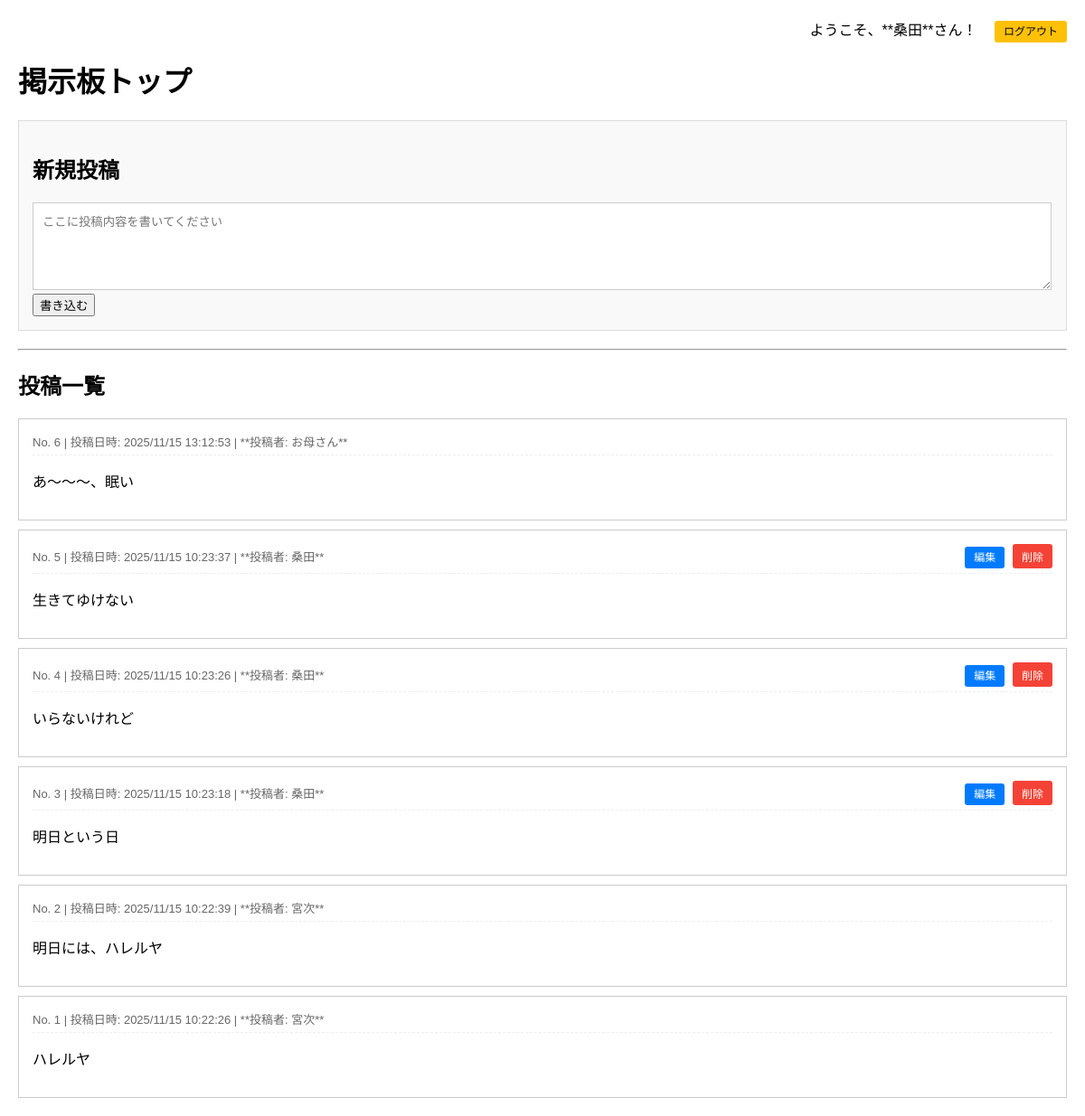
The app's page / (signed in) with its own data.
### app_10.py (models this page shows, shortened)
class User(db.Model, UserMixin):
    id = db.Column(db.Integer, primary_key=True)
    username = db.Column(db.String(80), unique=True, nullable=False)
    password_hash = db.Column(db.String(128), nullable=False)

class Post(db.Model):
    id = db.Column(db.Integer, primary_key=True)
    content = db.Column(db.Text, nullable=False)
    created_at = db.Column(db.DateTime, default=datetime.utcnow)
    user_id = db.Column(db.Integer, db.ForeignKey('user.id'), nullable=False)
    author = db.relationship('User', backref=db.backref('posts', lazy=True))

### app_10.py (the view)
@app.route('/')
def index():
    posts = db.session.execute(db.select(Post).order_by(Post.id.desc())).scalars().all()
    return render_template('index_10.html', posts=posts)

### app_10.py (called while the page is built)
@login_manager.user_loader
def load_user(user_id):
    return db.session.get(User, int(user_id))

### templates/index_10.html (shortened to what this page needs)
<!DOCTYPE html>
<html lang="ja">
<head>
</head>
<body>
    <div style="text-align: right; margin-bottom: 10px;">
        {% if current_user.is_authenticated %}
            <span style="margin-right: 15px;">ようこそ、**{{ current_user.username }}**さん！</span>
            <a href="{{ url_for('logout') }}" class="edit-btn" style="background-color: #ffc107; color: black;">ログアウト</a>
        {% else %}
            <a href="{{ url_for('register') }}" class="edit-btn">新規登録</a>
            <a href="{{ url_for('login') }}" class="edit-btn">ログイン</a>
        {% endif %}
    </div>
    <h1>掲示板トップ</h1>
    {% if current_user.is_authenticated %}
    <div class="post-form">
        <h2>新規投稿</h2>
        <form method="POST" action="{{ url_for('post_message') }}">
            <textarea name="content" required rows="5" placeholder="ここに投稿内容を書いてください"></textarea>
            <br>
            <button type="submit">書き込む</button>
        </form>
    </div>
    {% else %}
    <p>投稿するには、<a href="{{ url_for('login') }}">ログイン</a>または<a href="{{ url_for('register') }}">新規登録</a>が必要です。</p>
    {% endif %}
    <hr>
    <h2>投稿一覧</h2>
    {% for post in posts %}
    <div class="post">
        <div class="info">
            <span>
                No. {{ post.id }} | 投稿日時: {{ post.created_at.strftime('%Y/%m/%d %H:%M:%S') }}
                | **投稿者: {{ post.author.username }}** </span>
            <div>
                {% if current_user.is_authenticated and current_user.id == post.user_id %}
                <a href="{{ url_for('edit', id=post.id) }}" class="edit-btn">編集</a>
                <form method="POST" action="{{ url_for('delete', id=post.id) }}" style="display: inline;">
                    <button type="submit" class="delete-btn" onclick="return confirm('本当にこの投稿を削除しますか？');">削除</button>
                </form>
                {% endif %}
            </div>
        </div>
        <p>{{ post.content }}</p>
    </div>
    {% else %}
    <p>まだ投稿がありません。</p>
    {% endfor %}
</body>
</html>

### templates/index_10.html (style rules this page uses)
body { font-family: Arial, sans-serif; margin: 20px; }
.post-form { padding: 15px; border: 1px solid #ddd; margin-bottom: 20px; background-color: #f9f9f9; }
.post { border: 1px solid #ccc; padding: 15px; margin-bottom: 10px; background-color: #fff; }
.info { font-size: small; color: #666; border-bottom: 1px dashed #eee; padding-bottom: 5px; margin-bottom: 10px; display: flex; justify-content: space-between; align-items: center; }
textarea { width: 98%; padding: 10px; border: 1px solid #ccc; }
.delete-btn { background-color: #f44336; color: white; border: none; padding: 5px 10px; font-size: 12px; cursor: pointer; border-radius: 3px; margin-left: 5px; }
.edit-btn { background-color: #007bff; color: white; border: none; padding: 5px 10px; font-size: 12px; cursor: pointer; border-radius: 3px; text-decoration: none; }

### records on screen
User: username "桑田"
Post: id "6", created_at "2025/11/15 13:12:53", author.username "お母さん", content "あ～～～、眠い"
Post: id "5", created_at "2025/11/15 10:23:37", author.username "桑田", content "生きてゆけない"
Post: id "4", created_at "2025/11/15 10:23:26", author.username "桑田", content "いらないけれど"
Post: id "3", created_at "2025/11/15 10:23:18", author.username "桑田", content "明日という日"
Post: id "2", created_at "2025/11/15 10:22:39", author.username "宮次", content "明日には、ハレルヤ"
Post: id "1", created_at "2025/11/15 10:22:26", author.username "宮次", content "ハレルヤ"
